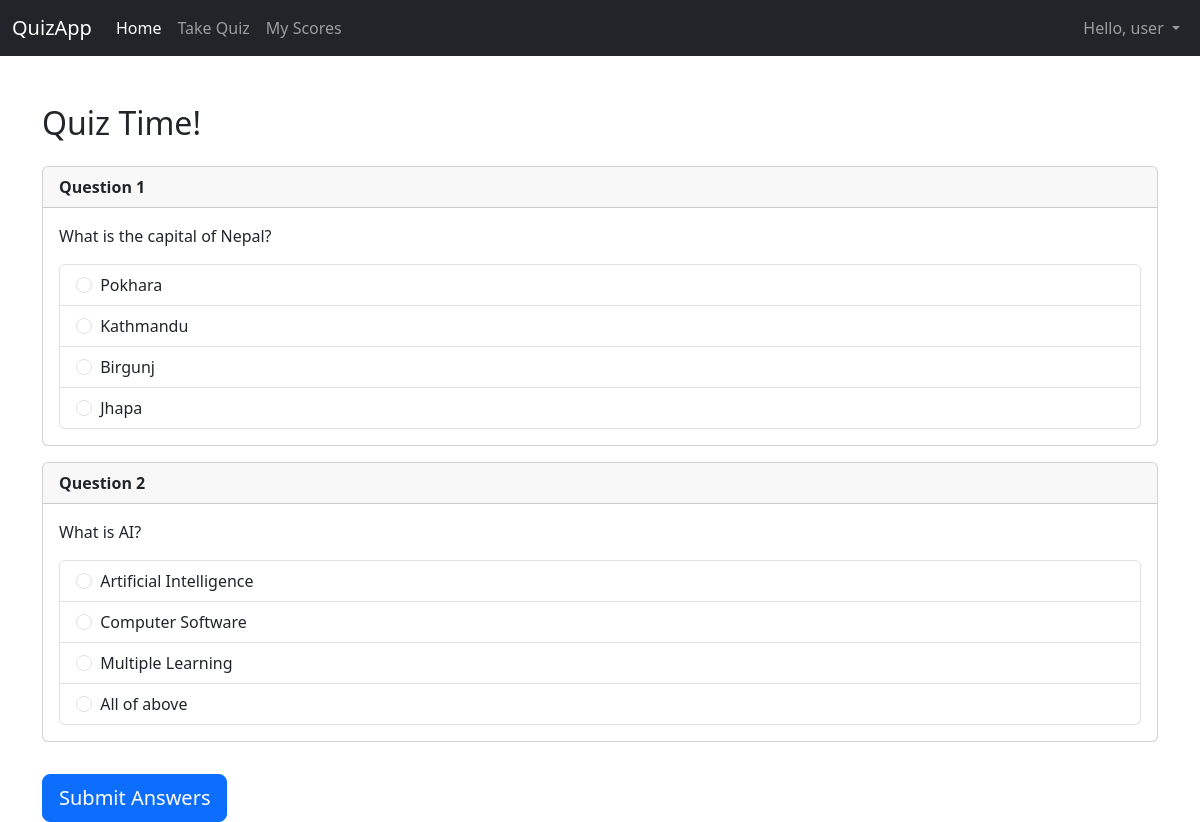
/quiz/ (signed in), run on the app's committed database.
### quizapp/models.py (models this page shows, shortened)
class Question(models.Model):
    text = models.TextField()
    option1 = models.CharField(max_length=100)
    option2 = models.CharField(max_length=100)
    option3 = models.CharField(max_length=100)
    option4 = models.CharField(max_length=100)
    correct_option = models.PositiveSmallIntegerField(choices=[(1, 'Option 1'), (2, 'Option 2'), (3, 'Option 3'), (4, 'Option 4')])

### quizapp/views.py (the view, shortened to what this page needs)
# urls.py: path('quiz/', views.quiz_view, name='quiz'),
@login_required
def quiz_view(request):
    questions = Question.objects.all() # Fetch all questions
    if not questions:
         messages.warning(request, "No questions available in the quiz yet.")
         return redirect('home')
    return render(request, 'quiz.html', {'questions': questions})

### quizapp/templates/quiz.html (shortened to what this page needs)
{% extends "base.html" %}
{% block content %}
<h2 class="mb-4">Quiz Time!</h2>
{% if not questions %}
    <div class="alert alert-warning">No questions have been added yet.</div>
{% else %}
    <form method="post" action="{% url 'quiz' %}">
        {% for question in questions %}
            <div class="card mb-3">
                <div class="card-header">
                    <strong>Question {{ forloop.counter }}</strong>
                </div>
                <div class="card-body">
                    <p class="card-text">{{ question.text }}</p>
                    <div class="list-group">
                         <label class="list-group-item">
                            <input class="form-check-input me-1" type="radio" name="question_{{ question.id }}" value="1" required>
                            {{ question.option1 }}
                         </label>
                         <label class="list-group-item">
                            <input class="form-check-input me-1" type="radio" name="question_{{ question.id }}" value="2" required>
                            {{ question.option2 }}
                         </label>
                         <label class="list-group-item">
                            <input class="form-check-input me-1" type="radio" name="question_{{ question.id }}" value="3" required>
                            {{ question.option3 }}
                         </label>
                          <label class="list-group-item">
                            <input class="form-check-input me-1" type="radio" name="question_{{ question.id }}" value="4" required>
                            {{ question.option4 }}
                         </label>
                    </div>
                </div>
            </div>
        {% endfor %}
        <button type="submit" class="btn btn-primary btn-lg mt-3">Submit Answers</button>
    </form>
{% endif %}
{% endblock %}

### quizapp/templates/base.html (shortened to what this page needs)
<!doctype html>
<html lang="en">
<head>
    <link href="https://cdn.jsdelivr.net/npm/bootstrap@5.3.2/dist/css/bootstrap.min.css" rel="stylesheet">
</head>
<body>
    <nav class="navbar navbar-expand-md navbar-dark bg-dark fixed-top">
        <div class="container-fluid">
            <a class="navbar-brand" href="{% url 'home' %}">QuizApp</a>
            <div class="collapse navbar-collapse" id="navbarCollapse">
                <ul class="navbar-nav me-auto mb-2 mb-md-0">
                    <li class="nav-item">
                        <a class="nav-link active" aria-current="page" href="{% url 'home' %}">Home</a>
                    </li>
                    {% if user.is_authenticated %}
                        <li class="nav-item">
                            <a class="nav-link" href="{% url 'quiz' %}">Take Quiz</a>
                        </li>
                         <li class="nav-item">
                            <a class="nav-link" href="{% url 'view_scores' %}">My Scores</a>
                        </li>
                    {% endif %}
                </ul>
                <ul class="navbar-nav ms-auto mb-2 mb-lg-0">
                     {% if user.is_authenticated %}
                         <li class="nav-item dropdown">
                            <a class="nav-link dropdown-toggle" href="#" role="button" data-bs-toggle="dropdown" aria-expanded="false">
                                Hello, {{ user.username }}
                            </a>
                        </li>
                     {% endif %}
                </ul>
            </div>
        </div>
    </nav>
    <main class="container mt-4">
        {% block content %}
        {% endblock %}
    </main>
</body>
</html>

### quizapp/templates/base.html (style rules this page uses)
body { padding-top: 5rem; }

### data on the page
Question: text "What is the capital of Nepal?", option1 "Pokhara", option2 "Kathmandu", option3 "Birgunj", option4 "Jhapa"
Question: text "What is AI?", option1 "Artificial Intelligence", option2 "Computer Software", option3 "Multiple Learning", option4 "All of above"

### other printed values
{{ user.username }} "user"
